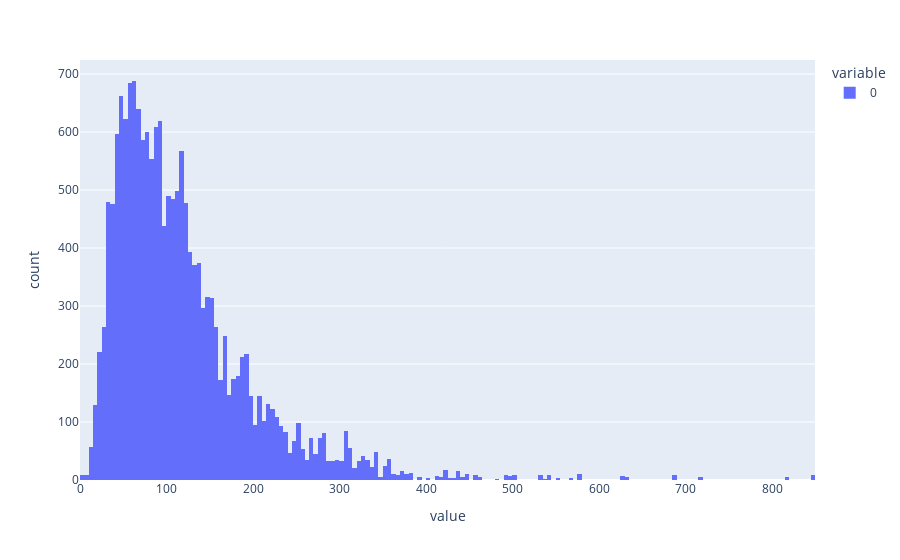

Write notebook code for a chart like this one.
### Code cell
# Tweet length distribution
import plotly.express as px
tweet_len = list(map(len, train_df.OCR.values))
px.histogram(tweet_len)

### Figure 1 — Plotly figure (JSON) as saved in the notebook; plotly's stock layout.template omitted (floating-point values rounded to 4 significant figures; data arrays with more than 128 entries replaced by an {"elided": "..."} marker saying what was removed)
{"data": [{"alignmentgroup": "True", "bingroup": "x", "hovertemplate": "variable=0<br>value=%{x}<br>count=%{y}<extra></extra>", "legendgroup": "0", "marker": {"color": "#636efa", "pattern": {"shape": ""}}, "name": "0", "offsetgroup": "0", "orientation": "v", "showlegend": true, "type": "histogram", "x": {"elided": "17514 int values"}, "xaxis": "x", "yaxis": "y"}], "layout": {"barmode": "relative", "legend": {"title": {"text": "variable"}, "tracegroupgap": 0}, "margin": {"t": 60}, "xaxis": {"anchor": "y", "domain": [0, 1], "title": {"text": "value"}}, "yaxis": {"anchor": "x", "domain": [0, 1], "title": {"text": "count"}}}}
